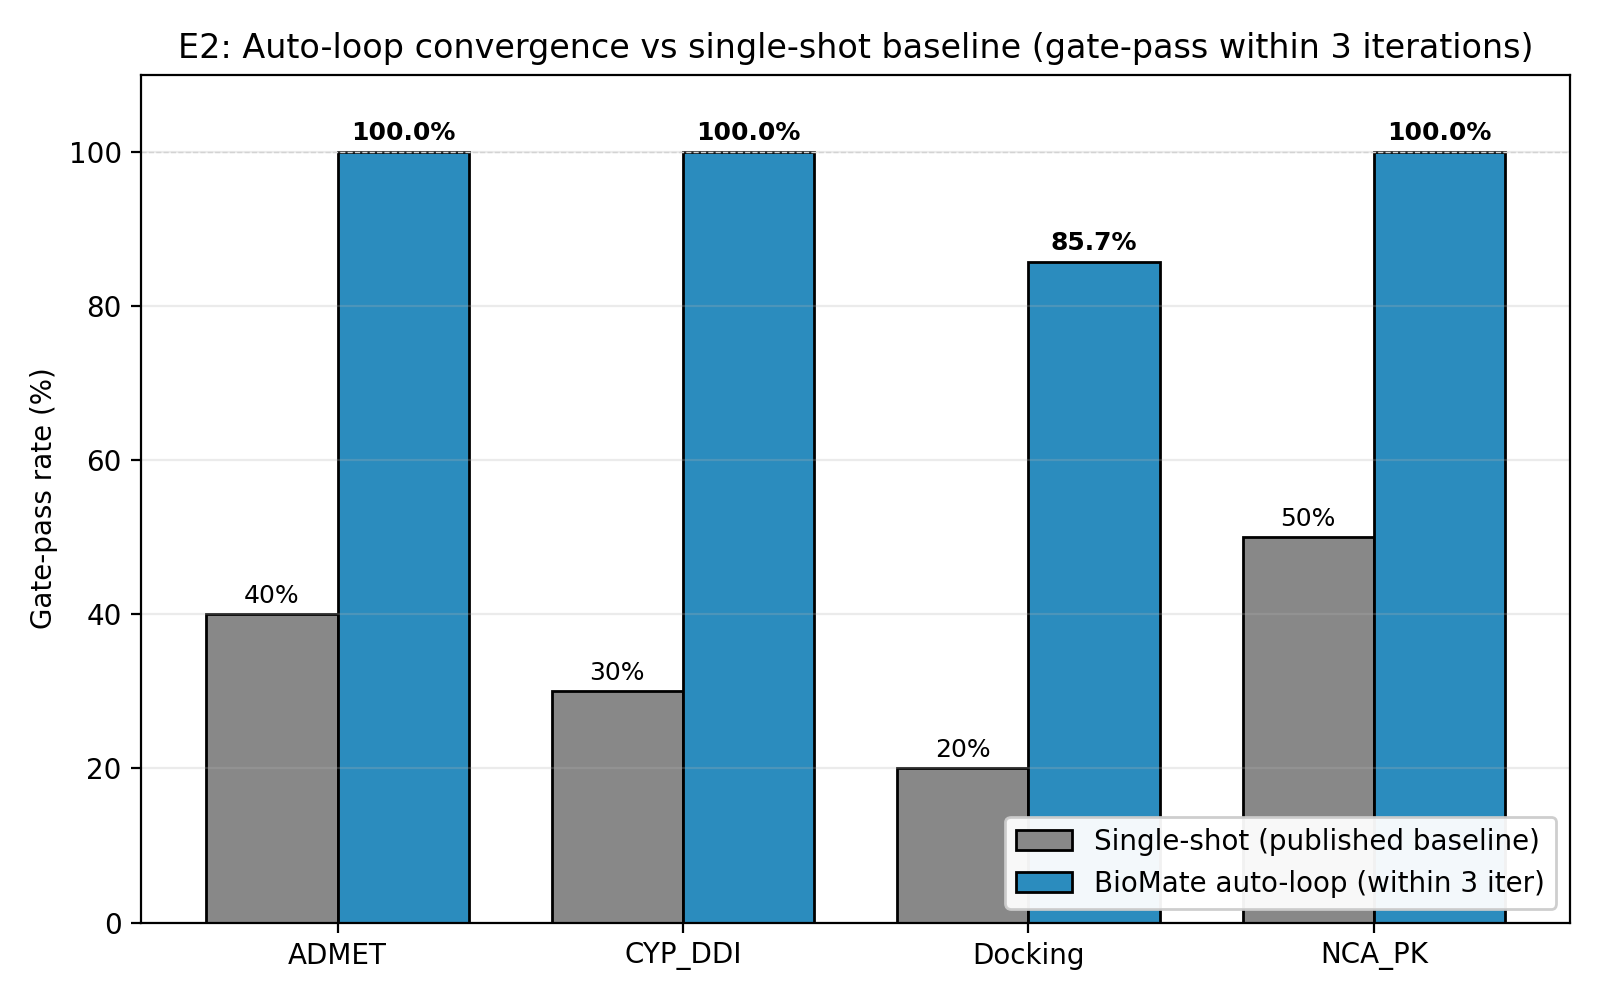

Write the Python code that produced this figure.
#!/usr/bin/env python3
"""
Figure 2 (E2): Single-shot vs auto-loop gate-pass rate per domain.

Reads results/e2_convergence_per_domain.csv (written by the benchmark
aggregation step) and produces e2_convergence.png next to this script.
"""
from pathlib import Path
import csv
import matplotlib.pyplot as plt
import numpy as np

HERE = Path(__file__).resolve().parent
CSV = HERE.parent / "results" / "e2_convergence_per_domain.csv"
OUT = HERE / "e2_convergence.png"

rows = list(csv.DictReader(open(CSV)))
domains = [r["domain"] for r in rows]
baseline = [float(r["baseline_single_shot_pct"]) for r in rows]
autoloop = [float(r["autoloop_gate_pass_within_3_pct"]) for r in rows]
passat1 = [float(r["autoloop_gate_pass_at_1_pct"]) for r in rows]

x = np.arange(len(domains))
w = 0.38

fig, ax = plt.subplots(figsize=(8, 5))
b1 = ax.bar(x - w/2, baseline, w, label="Single-shot (published baseline)",
            color="#888", edgecolor="black")
b2 = ax.bar(x + w/2, autoloop, w, label="BioMate auto-loop (within 3 iter)",
            color="#2b8cbe", edgecolor="black")

# Annotate bars
for b, v in zip(b1, baseline):
    ax.text(b.get_x()+b.get_width()/2, v+1.5, f"{v:.0f}%", ha="center", fontsize=9)
for b, v in zip(b2, autoloop):
    ax.text(b.get_x()+b.get_width()/2, v+1.5, f"{v:.1f}%", ha="center", fontsize=9,
            fontweight="bold")

ax.set_xticks(x)
ax.set_xticklabels(domains)
ax.set_ylabel("Gate-pass rate (%)")
ax.set_ylim(0, 110)
ax.set_title("E2: Auto-loop convergence vs single-shot baseline (gate-pass within 3 iterations)")
ax.axhline(100, color="lightgray", linewidth=0.5, linestyle="--")
ax.legend(loc="lower right", framealpha=0.95)
ax.grid(axis="y", alpha=0.25)

plt.tight_layout()
plt.savefig(OUT, dpi=200)
print(f"wrote {OUT}")
